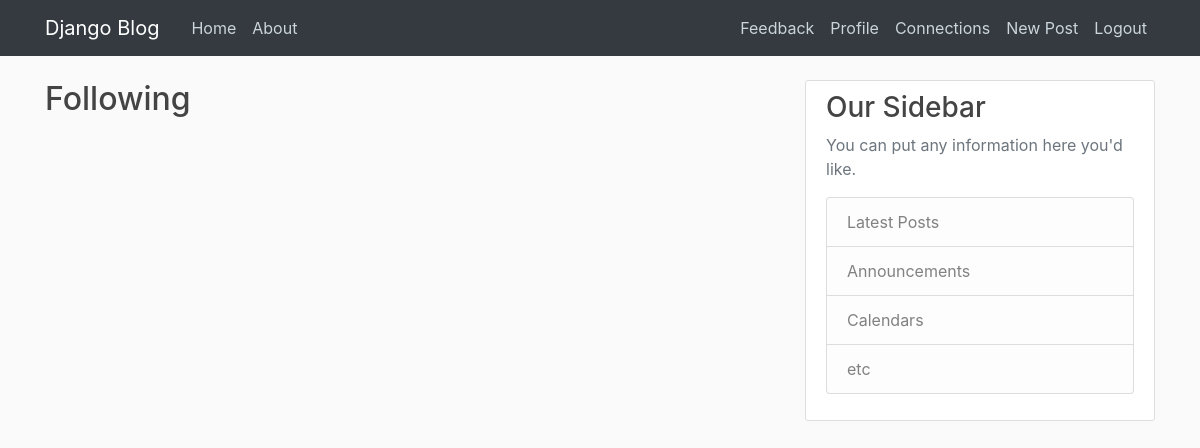
/connections/ (signed in), run on an earlier commit of the app's database.
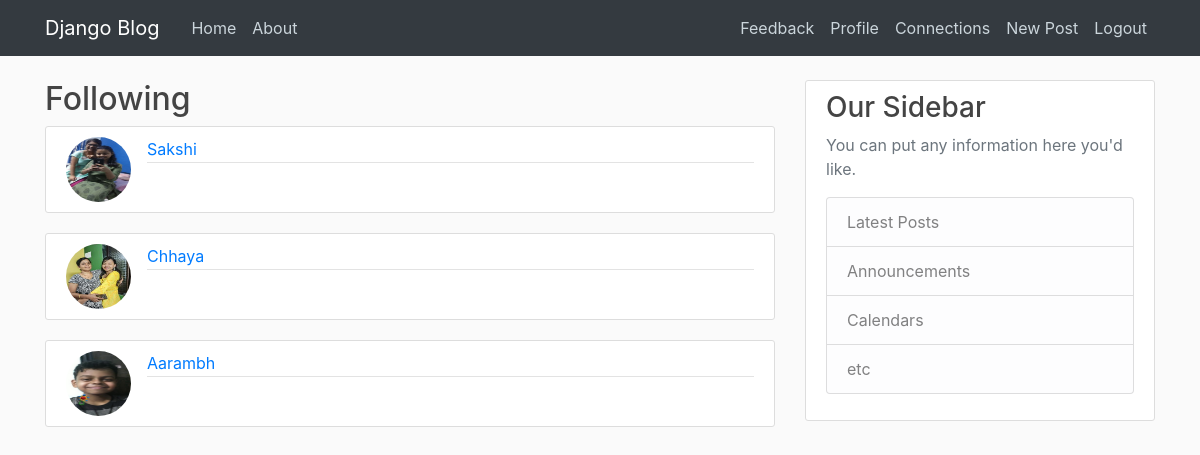
And on a later commit of the database.
### users/models.py (models this page shows, shortened)
class Connection(models.Model):
    follower = models.ForeignKey(User, related_name='follower',on_delete=models.CASCADE)
    following = models.ForeignKey(User, related_name='following',on_delete=models.CASCADE)
    date_created = models.DateTimeField(auto_now_add=True)

class Profile(models.Model):
	user=models.OneToOneField(User,on_delete=models.CASCADE)
	image=models.ImageField(default='default.jpg',upload_to='profile_pics')
	firstname=models.CharField(max_length=10,default='First name')
	lastname=models.CharField(max_length=10,default='Last name')

### blog/views.py (the view)
# urls.py: path('connections/', ViewConnections.as_view(), name='connections'),
class ViewConnections(ListView):
	model=Connection
	context_object_name='connections'
	def get_queryset(self):
		user=get_object_or_404(User,username=self.request.user.username)
		return Connection.objects.filter(follower=user)

### users/templates/users/connection_list.html
{% extends "blog/base.html" %}
	{% block content %}
    <h2>Following </h2>
		{% for conn in connections %}
			<article class="media content-section">
				<img
				class="rounded-circle article-img"
				src="{{conn.following.profile.image.url}}"
				/>
					<div class="media-body">
						<div class="article-metadata">
						<a class="mr-2" href="{% url 'user-posts' conn.following.username %}">{{conn.following.profile.firstname}}</a>
						</div>
					</div>
			</article>
		{% endfor %}
	{% endblock content%}

What changed in the data, as far as the page shows it:
added Connection: following.profile.image (picture), following.profile.firstname "Sakshi"
added Connection: following.profile.image (picture), following.profile.firstname "Chhaya"
added Connection: following.profile.image (picture), following.profile.firstname "Aarambh"
